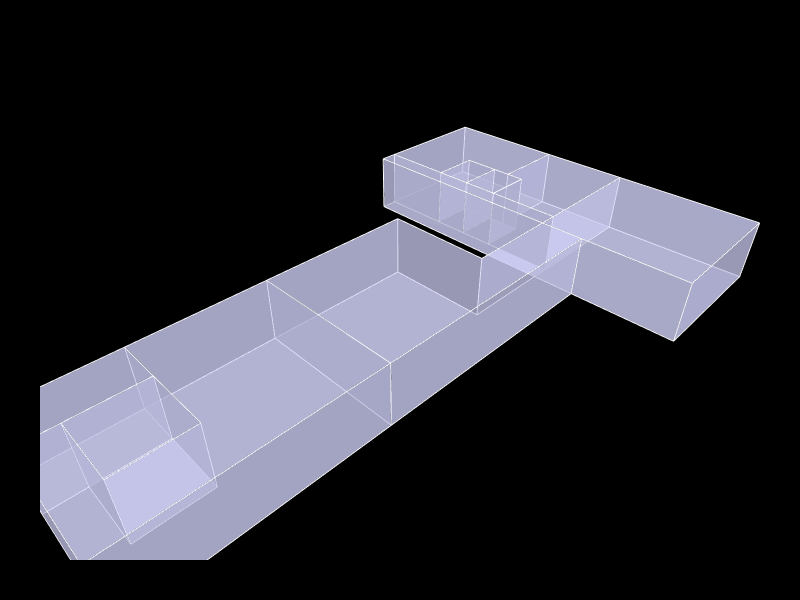

Here is the notebook cell this chart was saved with:
### Markdown cell above
## 5. Show the geometry

### Code cell
fig = Topology.Show(
    clean,
    faceColor=[210, 210, 250],
    faceOpacity=0.6,
    edgeColor="white",
    edgeWidth=2,
    showVertices=False,
    backgroundColor="black",
    width=800,
    height=600,
    renderer=renderer
)
if fig:
    fig.write_html("Images/01_geometry.html")

### Figure 1 — Plotly figure (JSON) as saved in the notebook; plotly's stock layout.template omitted (floating-point values rounded to 4 significant figures; data arrays with more than 128 entries replaced by an {"elided": "..."} marker saying what was removed)
{"data": [{"hoverinfo": "text", "legendgroup": "2", "legendrank": 2, "line": {"color": "white", "dash": "solid", "width": 2}, "marker": {"size": 0}, "mode": "lines", "name": "1: Untitled (Edges)", "showlegend": false, "text": "", "type": "scatter3d", "x": {"elided": "300 int values"}, "y": {"elided": "300 int values"}, "z": {"elided": "300 int values"}}, {"cmax": 1, "cmin": 0, "color": "#D2D2FA", "colorscale": [[0, "#440154"], [0.1111, "#482878"], [0.2222, "#3e4989"], [0.3333, "#31688e"], [0.4444, "#26828e"], [0.5556, "#1f9e89"], [0.6667, "#35b779"], [0.7778, "#6ece58"], [0.8889, "#b5de2b"], [1, "#fde725"]], "flatshading": true, "hoverinfo": "text", "hovertext": "", "i": [0, 0, 4, 4, 8, 8, 12, 12, 13, 13, 16, 17, 14, 2, 10, 18, 18, 16, 3, 12, 24, 24, 25, 15, 15, 22, 26, 26, 15, 15, 30, 30, 34, 34, 34, 35, 40, 40, 38, 38, 16, 16, 25, 25, 2, 3, 46, 46, 7, 7, 4, 5, 54, 54, 20, 20], "j": [1, 2, 5, 6, 9, 11, 13, 14, 12, 11, 13, 13, 13, 17, 14, 19, 2, 20, 21, 23, 23, 3, 21, 9, 24, 23, 27, 28, 14, 10, 31, 32, 35, 36, 38, 34, 41, 42, 39, 44, 23, 22, 19, 18, 19, 2, 47, 49, 6, 50, 52, 4, 55, 56, 22, 21], "k": [2, 3, 6, 7, 10, 9, 14, 15, 11, 8, 8, 16, 17, 16, 17, 2, 20, 2, 22, 11, 12, 23, 3, 24, 12, 3, 28, 29, 10, 9, 32, 33, 36, 37, 39, 39, 42, 43, 44, 45, 22, 20, 18, 21, 25, 25, 48, 47, 50, 51, 53, 53, 56, 57, 21, 18], "legendgroup": "3", "legendrank": 3, "lighting": {"facenormalsepsilon": 0}, "name": "1: Untitled (Faces)", "opacity": 0.6, "showlegend": false, "showscale": false, "text": "", "type": "mesh3d", "x": [99, 99, 60, 60, 15, 15, 5, 5, 75, 75, 75, 75, 99, 99, 99, 99, 75, 75, 0, 60, 0, 0, 0, 75, 75, 60, 78, 78, 78, 78, 99, 99, 86, 86, 86, 86, 78, 78, 86, 86, 86, 86, 78, 78, 78, 78, 35, 35, 35, 35, 5, 5, 15, 15, 15, 15, 0, 0], "y": [7, 7, 7, 7, 7, 7, 7, 7, -17, 43, 43, -17, -17, -17, 43, 43, 0, 7, 24, 24, 0, 24, 0, 0, 7, 24, 7, 7, 43, 43, 22, 22, 22, 22, 19, 19, 19, 19, 31, 31, 25, 25, 25, 25, 31, 31, 0, 24, 24, 0, 17, 17, 24, 24, 17, 17, 17, 17], "z": [10, 0, 0, 10, 0, 10, 10, 0, 0, 10, 0, 10, 10, 0, 0, 10, 0, 0, 0, 0, 0, 10, 10, 10, 10, 10, 10, 0, 0, 10, 10, 0, 0, 10, 10, 0, 0, 10, 10, 0, 10, 0, 0, 10, 0, 10, 0, 10, 0, 10, 10, 0, 0, 10, 10, 0, 0, 10]}], "layout": {"autosize": true, "height": 600, "margin": {"b": 40, "l": 40, "r": 40, "t": 40}, "paper_bgcolor": "#000000", "plot_bgcolor": "#000000", "scene": {"aspectmode": "data", "camera": {"center": {"x": 0, "y": 0, "z": 0}, "eye": {"x": -1.25, "y": -1.25, "z": 1.25}, "projection": {"type": "perspective"}, "up": {"x": 0, "y": 0, "z": 1}}, "xaxis": {"visible": false}, "yaxis": {"visible": false}, "zaxis": {"visible": false}}, "showlegend": true, "width": 800, "xaxis": {"showgrid": false, "visible": false, "zeroline": false}, "yaxis": {"showgrid": false, "visible": false, "zeroline": false}}}
